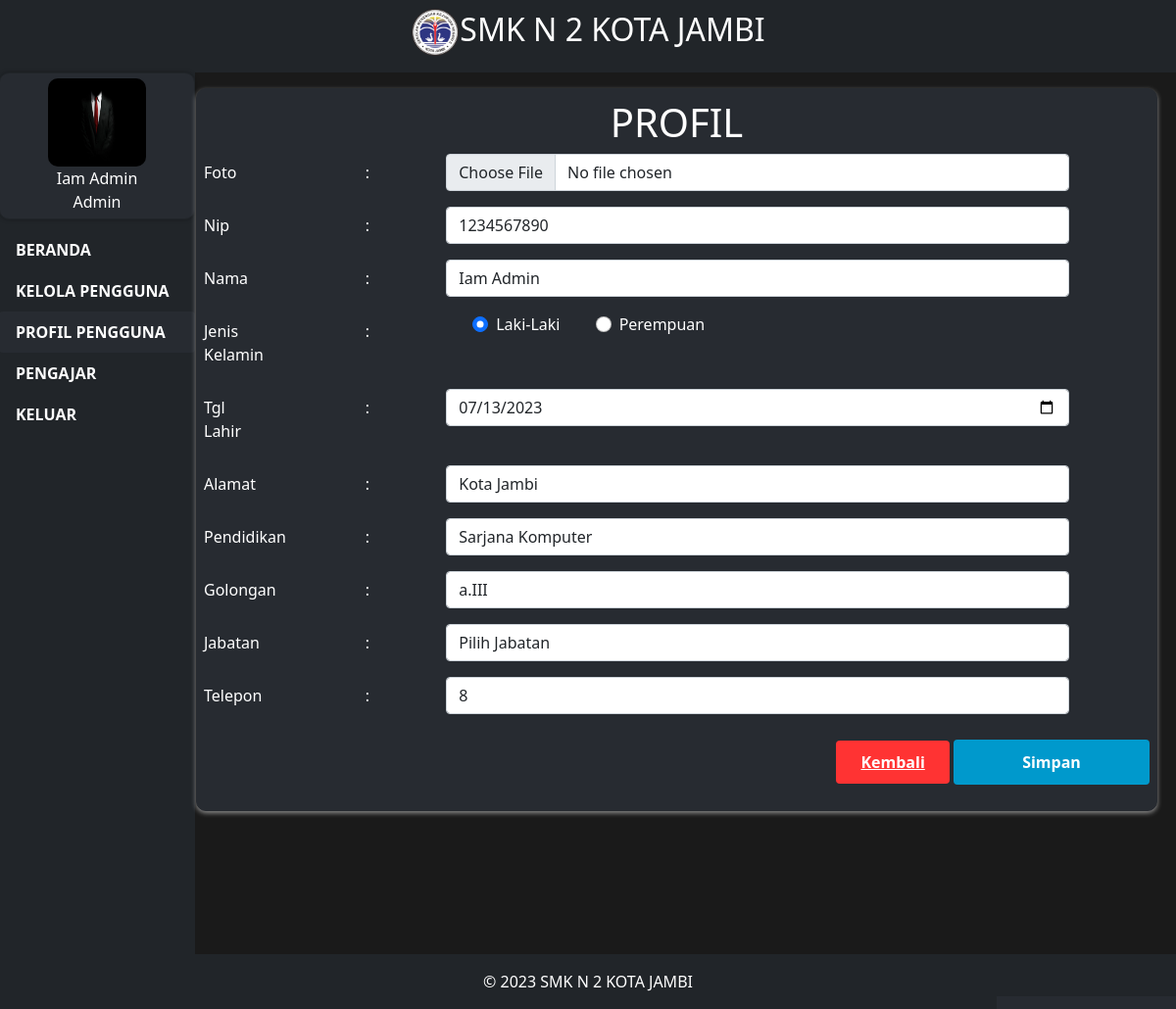
/edit/profil?id_user=6 (signed in), run on the app's committed database.
### tables this page shows
CREATE TABLE `profil_user` (
  `id_profil_user` int(11) NOT NULL,
  `foto` varchar(150) NOT NULL,
  `nama` varchar(30) NOT NULL,
  `nip` int(30) NOT NULL,
  `jenis_kelamin` varchar(30) NOT NULL,
  `tgl_lahir` varchar(30) NOT NULL,
  `alamat` varchar(30) NOT NULL,
  `pendidikan` varchar(30) NOT NULL,
  `golongan` varchar(30) NOT NULL,
  `jabatan` varchar(30) NOT NULL,
  `telepon` int(30) NOT NULL,
  `user` int(30) NOT NULL
);

### dashboard/pages/edit_profil.php (the view, shortened to what this page needs)
<?php
$activePage = 'profilPengguna';
include "../../db/koneksi.php";
include "../layout/header.php";
?>
<div class="container-fluid">
  <div class="row" style="margin-top: -0px;">
    <div class="col-lg-2" style="height:100%;">
      <?php include "../layout/side_menu.php" ?>
    </div>
    <div class="col-lg-10 py-3" style="margin-left: -10px;">
      <div class="container-1">
        <?php
        $queryGetDataProfil = mysqli_query($konek, "SELECT * FROM profil_user WHERE user=" . $_GET['id_user']);
        if (mysqli_num_rows($queryGetDataProfil) == 1) {
          while ($GetDataProfil = mysqli_fetch_array($queryGetDataProfil)) { ?>
            <form action="../prosses.php?tipe=edit_profil" method="post" class="form-container" enctype="multipart/form-data" style="margin:10px" autocomplete="false">
              <div style="width: 100%; text-align: center;">
                <h1 class="text-1">PROFIL</h1>
              </div>
              <div class="row mb-3">
                <div class="col-sm-2 text-1"><label class="col-sm-2 text-1 col-form-label">Foto</label></div>
                <div class="col-sm-1 text-1"><label class="col-sm-2 text-1 col-form-label">:</label></div>
                <div class="col-sm-8">
                  <input type="file" class="form-control" name="foto" value='<?php echo $GetDataProfil['foto']; ?>'>
                </div>
              </div>
              <div class="row mb-3">
                <div class="col-sm-2 text-1"><label class="col-sm-2 text-1 col-form-label">Nip</label></div>
                <div class="col-sm-1 text-1"><label class="col-sm-2 text-1 col-form-label">:</label></div>
                <div class="col-sm-8">
                  <input type="number" class="form-control" placeholder="Nip" name="nip" value=<?php echo $GetDataProfil['nip']; ?>>
                </div>
              </div>
              <div class="row mb-3">
                <div class="col-sm-2 text-1"><label class="col-sm-2 text-1 col-form-label">Nama</label></div>
                <div class="col-sm-1 text-1"><label class="col-sm-2 text-1 col-form-label">:</label></div>
                <div class="col-sm-8">
                  <input type="text" class="form-control" placeholder="Nama" name="nama" value='<?php echo $GetDataProfil['nama']; ?>'>
                </div>
              </div>
              <div class="row mb-3">
                <div class="col-sm-2 text-1"><label class="col-sm-2 text-1 col-form-label">Jenis Kelamin</label></div>
                <div class="col-sm-1 text-1"><label class="col-sm-2 text-1 col-form-label">:</label></div>
                <div class="col-sm-8" style="margin-left:30px;">
                  <div class="row">
                    <div class="col-12">
                      <div class="form-check form-check-inline">
                        <input type="radio" class="form-check-input" name="jenis_kelamin" id="radioLaki" value="L" <?php if ($GetDataProfil['jenis_kelamin'] == "L") {
                                                                                                                      echo "checked";
                                                                                                                    } ?>>
                        <label class="form-check-label text-1" for="radioMale">Laki-Laki</label>
                      </div>
                      <div class="form-check form-check-inline ms-3">
                        <input type="radio" class="form-check-input" value="P" name="jenis_kelamin" id="radioPerempuan" <?php if ($GetDataProfil['jenis_kelamin'] == "P") {
                                                                                                                          echo "checked";
                                                                                                                        } ?>>
                        <label class="form-check-label text-1" for="radioFemale">Perempuan</label>
                      </div>
                    </div>
                  </div>
                </div>
              </div>
              <div class="row mb-3">
                <div class="col-sm-2 text-1"><label class="col-sm-5 text-1 col-form-label">Tgl Lahir</label></div>
                <div class="col-sm-1 text-1"><label class="col-sm-2 text-1 col-form-label">:</label></div>
                <div class="col-sm-8">
                  <input type="date" id="birthday" name="tgl_lahir" class="form-control" value='<?php echo $GetDataProfil['tgl_lahir']; ?>'>
                </div>
              </div>
              <div class="row mb-3">
                <div class="col-sm-2 text-1"><label class="col-sm-2 text-1 col-form-label">Alamat</label></div>
                <div class="col-sm-1 text-1"><label class="col-sm-2 text-1 col-form-label">:</label></div>
                <div class="col-sm-8">
                  <input type="text" class="form-control" placeholder="Alamat" name="alamat" value='<?php echo $GetDataProfil['alamat']; ?>'>
                </div>
              </div>
              <div class="row mb-3">
                <div class="col-sm-2 text-1"><label class="col-sm-2 text-1 col-form-label">Pendidikan</label></div>
                <div class="col-sm-1 text-1"><label class="col-sm-2 text-1 col-form-label">:</label></div>
                <div class="col-sm-8">
                  <input type="text" class="form-control" placeholder="Pendidikan" name="pendidikan" value='<?php echo $GetDataProfil['pendidikan']; ?>'>
                </div>
              </div>
              <div class="row mb-3">
                <div class="col-sm-2 text-1"><label class="col-sm-2 text-1 col-form-label">Golongan</label></div>
                <div class="col-sm-1 text-1"><label class="col-sm-2 text-1 col-form-label">:</label></div>
                <div class="col-sm-8">
                  <input type="text" class="form-control" placeholder="Golongan" name="golongan" value='<?php echo $GetDataProfil['golongan']; ?>'>
                </div>
              </div>
              <div class="row mb-3">
                <div class="col-sm-2 text-1"><label class="col-sm-2 text-1 col-form-label">Jabatan</label></div>
                <div class="col-sm-1 text-1"><label class="col-sm-2 text-1 col-form-label">:</label></div>
                <div class="col-sm-8">
                  <select name="jabatan" class="form-control" id="jabatan">
                    <option value="">Pilih Jabatan</option>
                  </select>
                </div>
              </div>
              <div class="row mb-3">
                <div class="col-sm-2 text-1"><label class="col-sm-2 text-1 col-form-label">Telepon</label></div>
                <div class="col-sm-1 text-1"><label class="col-sm-2 text-1 col-form-label">:</label></div>
                <div class="col-sm-8">
                  <input type="text" class="form-control" placeholder="Telepon" name="telepon" value='<?php echo $GetDataProfil['telepon']; ?>'>
                </div>
              </div>
              <div class="row mb-3 justify-content-end" style="margin-bottom: 10px;">
                <div class="col-sm-10 offset-sm-2 text-end" style="margin-bottom: 10px;">
                  <a href="http://localhost/smkn2kotajambi/profil-pengguna" style="
                  width:25%;
                  border: none;
                  outline: none;
                  padding: 11px 25px;
                  width: 100%;
                  margin-top: 10px;
                  border-radius: 4px;
                  font-weight: 600;
                  color: white;
                  background: #ff3333;
                  ">Kembali</a>
                  <input id="formInput" type="submit" value="Simpan" name="simpan" style="width:25%;" />
                </div>
              </div>
            </form>
          <?php
          }
        } ?>
      </div>
    </div>
  </div>
</div>
<?php
include "../layout/footer.php" ?>

### dashboard/layout/side_menu.php (shortened to what this page needs)
<div id="side-menu" class="side-menu" style=" height: 100%; width:200px; margin-left: -10px; border-radius:0px; background-color:#212529; ">
  <div class="postcard text-center" style="flex-direction: column;width:100%; margin-bottom: 10px; text-align:center; background-color:#272b31; border-color: #212529;">
    <?php
    $queryDataProfilUser = mysqli_query($konek, "SELECT * FROM profil_user WHERE user=" . $_SESSION['id_user']);
    $nama = '';
    $foto = '';
    if (mysqli_num_rows($queryDataProfilUser) == 1) {
      while ($DataProfilUser = mysqli_fetch_array($queryDataProfilUser)) {
        $nama = $DataProfilUser['nama'];
        $foto = $DataProfilUser['foto'];
      }
    }
    ?>
    <?php if ($foto != '') { ?>
      <img src="http://localhost/smkn2kotajambi/assets/images/guru/<?php echo $foto; ?>" alt="Gambar Postcard" style="width:100px;height:100px;display: inline-block;margin: 0 auto;">
    <?php } else { ?>
      <img src="http://localhost/smkn2kotajambi/assets/images/profil.png" alt="Gambar Postcard" style="width:100px;height:100px;display: inline-block;margin: 0 auto;">
    <?php } ?>
    <div>
      <span>
        <?php
        if ($nama != '') {
          echo $nama;
        } else {
          echo "Unknown";
        }
        ?>
      </span>
      <br />
      <span><?php echo $_SESSION['akses']; ?></span>
    </div>
  </div>
  <a href="/smkn2kotajambi/dashboard" <?php if ($activePage == 'dashboard') {
                                        echo 'class=" btn nav-link active-cs"';
                                      } else {
                                        echo 'class=" btn nav-link"';
                                      } ?> style="font-weight:600; color:white; text-align: left;">BERANDA</a>
  <?php
  if ($_SESSION['akses'] == 'Admin') { ?>
    <a href="/smkn2kotajambi/kelola-pengguna" <?php if ($activePage == 'kelolaPengguna') {
                                                echo 'class=" btn nav-link active-cs"';
                                              } else {
                                                echo 'class=" btn nav-link"';
                                              } ?> style="font-weight:600; color:white;text-align: left;">KELOLA PENGGUNA</a>
  <?php
  }
  ?>
  <a href="/smkn2kotajambi/profil-pengguna" <?php if ($activePage == 'profilPengguna') {
                                              echo 'class=" btn nav-link active-cs"';
                                            } else {
                                              echo 'class=" btn nav-link"';
                                            } ?> style="font-weight:600; color:white;text-align: left;">PROFIL PENGGUNA</a>
  <a id="menu-pengajar" <?php if ($activePage == 'pengajar' && $activePagechild != '') {
                          echo 'class=" btn nav-link active"';
                        } else {
                          echo 'class=" btn nav-link"';
                        } ?> style="font-weight:600; color:white;text-align: left;">PENGAJAR</a>
  <a class=" btn nav-link" href="http://localhost/smkn2kotajambi/logout.php?id=<?PHP echo $_SESSION['id_user']; ?>" style="font-weight:600; color:white;text-align: left;">KELUAR</a>
</div>

### assets/css/styles.css (style rules this page uses)
body { height: 100%; text-align:left; display:grid; grid-template-rows: auto 1fr auto; min-height:100vh; background-color: #1a1a1a; color: white; }
* { margin: 0; padding: 0; }
.row { margin-right: -15px; margin-left: -15px; }
input[type="submit"] { border: none; outline: none; background: #0099cc; padding: 11px 25px; width: 100%; margin-top: 10px; border-radius: 4px; font-weight: 600; cursor: pointer; color: white; }
.postcard { display: flex; align-items: center; width: 500px; height: 150px; border: 1px solid #ccc; border-radius: 10px; padding: 5px; box-shadow: 0 0 5px rgba(0, 0, 0, 0.3); background-color: #ffffff; }
.postcard img { width: 100px; height: 100px; height: auto; border-radius: 10px; margin-bottom: 10px; }
.container-1 { background-color: #272b31; border-radius: 10px; border: 1px solid #272b31; box-shadow: 0 2px 5px rgba(255, 255, 255,0.5); }
.text-1 { color: white; }
.active-cs { background-color: #272b31; }

### data on the page
profil_user: foto (picture), nama "Iam Admin", nip "1234567890", jenis_kelamin "☑", tgl_lahir "07/13/2023", alamat "Kota Jambi", pendidikan "Sarjana Komputer", golongan "a.III", telepon "8"

### other printed values
$_SESSION['akses'] "Admin"
